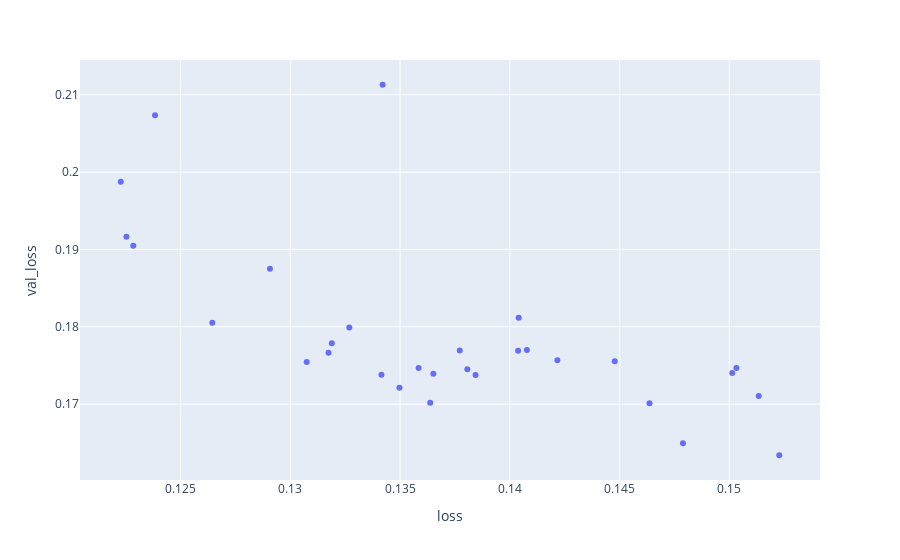

Notebook code cell kept with this figure:
### Code cell
px.scatter(final, x='loss', y='val_loss')

### Figure 1 — Plotly figure (JSON) as saved in the notebook; plotly's stock layout.template omitted (floating-point values rounded to 4 significant figures)
{"data": [{"hovertemplate": "loss=%{x}<br>val_loss=%{y}<extra></extra>", "legendgroup": "", "marker": {"color": "#636efa", "symbol": "circle"}, "mode": "markers", "name": "", "orientation": "v", "showlegend": false, "type": "scatter", "x": [0.1523, 0.1479, 0.1464, 0.1364, 0.1513, 0.135, 0.1384, 0.1342, 0.1365, 0.1501, 0.1381, 0.1503, 0.1358, 0.1307, 0.1448, 0.1422, 0.1317, 0.1404, 0.1377, 0.1408, 0.1319, 0.1327, 0.1264, 0.1404, 0.1291, 0.1228, 0.1225, 0.1223, 0.1238, 0.1342], "xaxis": "x", "y": [0.1634, 0.1649, 0.1701, 0.1702, 0.171, 0.1721, 0.1738, 0.1738, 0.1739, 0.174, 0.1745, 0.1747, 0.1747, 0.1754, 0.1756, 0.1757, 0.1766, 0.1769, 0.1769, 0.177, 0.1779, 0.1799, 0.1805, 0.1812, 0.1875, 0.1905, 0.1916, 0.1988, 0.2073, 0.2113], "yaxis": "y"}], "layout": {"legend": {"tracegroupgap": 0}, "margin": {"t": 60}, "xaxis": {"anchor": "y", "domain": [0, 1], "title": {"text": "loss"}}, "yaxis": {"anchor": "x", "domain": [0, 1], "title": {"text": "val_loss"}}}}
